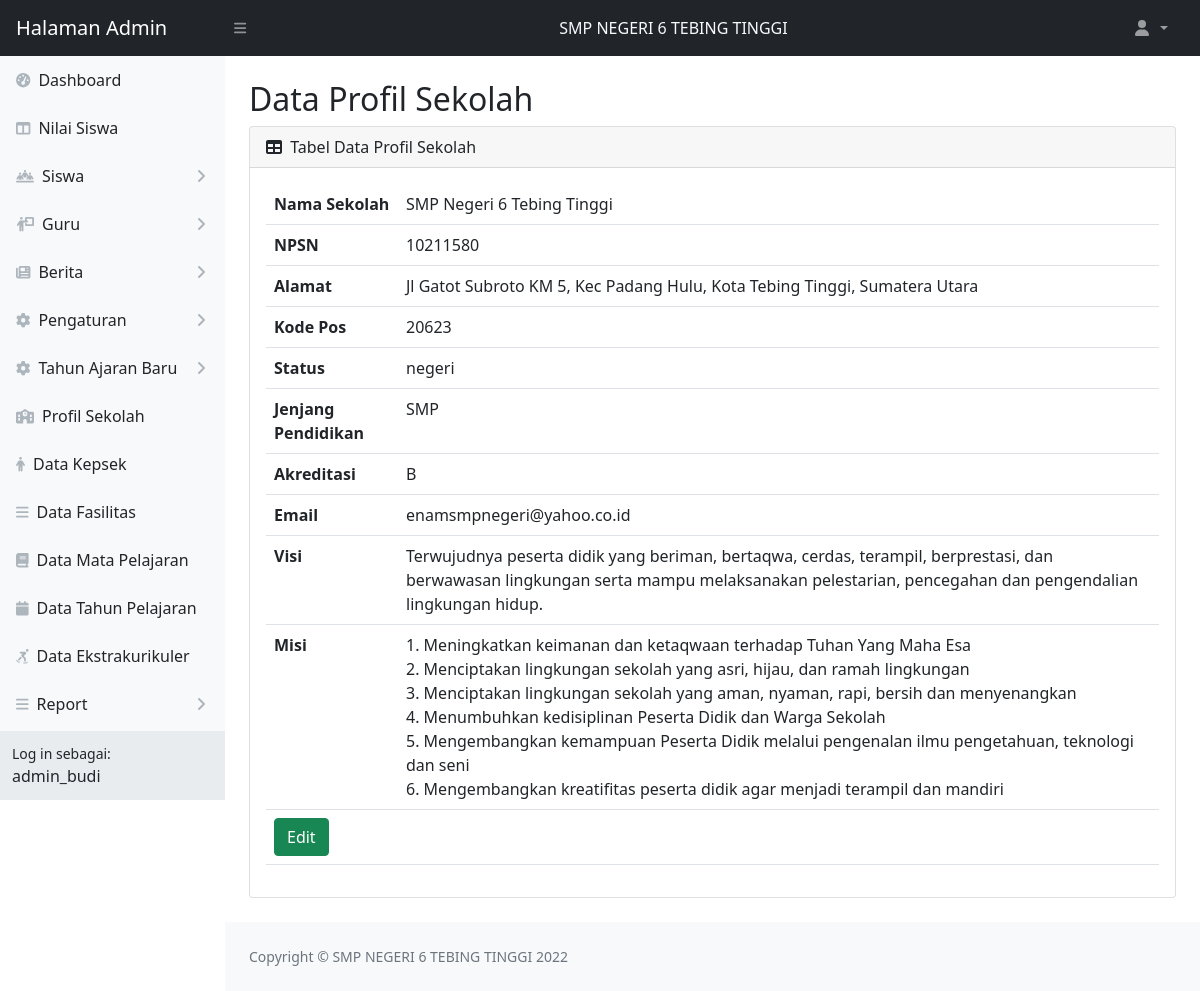
Screenshot of /web_app/admin/profil-sekolah.php (signed in) with the database file from the repository.
### tables this page shows
CREATE TABLE `akun_admin` (
  `admin_id` int(11) NOT NULL,
  `username` varchar(15) NOT NULL,
  `nama_lengkap` varchar(50) NOT NULL,
  `password` varchar(60) NOT NULL
);

CREATE TABLE `profil_sekolah` (
  `id` int(11) NOT NULL,
  `nama` varchar(30) NOT NULL,
  `npsn` char(8) NOT NULL,
  `alamat` text NOT NULL,
  `kode_pos` char(5) NOT NULL,
  `status` char(6) NOT NULL,
  `jenjang_pendidikan` char(3) NOT NULL,
  `akreditasi` enum('A','B','C') NOT NULL,
  `email` varchar(35) NOT NULL,
  `visi` text DEFAULT NULL,
  `misi` text DEFAULT NULL
);

### web_app/admin/profil-sekolah.php (the view, shortened to what this page needs)
<?php
    include 'koneksi.php';
    $admin = "SELECT username, nama_lengkap FROM akun_admin WHERE admin_id = '".$_SESSION['admin_id']."'";
    $data_admin = mysqli_query($koneksi, $admin);
    $get = mysqli_fetch_object($data_admin);
?>
<!DOCTYPE html>
<html lang="en">
    <head>
        <link href="https://cdn.jsdelivr.net/npm/simple-datatables@latest/dist/style.css" rel="stylesheet" />
        <link href="css/styles.css" rel="stylesheet" />
    </head>
    <body class="sb-nav-fixed">
        <?php
            include 'topnavbar.php';
            include 'sidebar.php';
        ?>
        <div id="layoutSidenav_content">
            <main>
                <div class="container-fluid px-4">
                    <h2 class="mt-4">Data Profil Sekolah</h2>
                    <div class="card mb-4">
                        <div class="card-header">
                            <i class="fas fa-table me-1"></i>
                            Tabel Data Profil Sekolah
                        </div>
                        <div class="card-body">
                            <table class="table">
                            <?php
                                $datasekolah = "SELECT id, nama, npsn, alamat, kode_pos, status, jenjang_pendidikan, akreditasi, email, visi, misi FROM profil_sekolah";
                                $sekolah=mysqli_query($koneksi, $datasekolah);
                                $data = mysqli_fetch_array($sekolah);
                            ?>
                                <tbody>
                                    <tr>
                                        <th>Nama Sekolah</th>
                                        <td><?php echo $data['nama']?></td>
                                    </tr>
                                    <tr>
                                        <th>NPSN</th>
                                        <td><?php echo $data['npsn']?></td>
                                    </tr>
                                    <tr>
                                        <th>Alamat</th>
                                        <td><?php echo $data['alamat']?></td>
                                    </tr>
                                    <tr>
                                        <th>Kode Pos</th>
                                        <td><?php echo $data['kode_pos']?></td>
                                    </tr>
                                    <tr>
                                        <th>Status</th>
                                        <td><?php echo $data['status']?></td>
                                    </tr>
                                    <tr>
                                        <th>Jenjang Pendidikan</th>
                                        <td><?php echo $data['jenjang_pendidikan']?></td>
                                    </tr>
                                    <tr>
                                        <th>Akreditasi</th>
                                        <td><?php echo $data['akreditasi']?></td>
                                    </tr>
                                    <tr>
                                        <th>Email</th>
                                        <td><?php echo $data['email']?></td>
                                    </tr>
                                    <tr>
                                        <th>Visi</th>
                                        <td><?php echo $data['visi']?></td>
                                    </tr>
                                    <tr>
                                        <th>Misi</th>
                                        <td><?php echo nl2br($data['misi']);?></td>
                                    </tr>
                                    <tr>
                                        <td colspan='2'>
                                            <a class="btn btn-success" href="update-sekolah.php?idsekolah=<?php echo $data['id']?>">Edit</a>
                                        </td>
                                    </tr>
                                </tbody>
                            </table>
                        </div>
                    </div>
                </div>
            </main>
            <?php
                include 'footer.php';
            ?>
        </div>
    </div>
</body>
</html>

### web_app/admin/sidebar.php (shortened to what this page needs)
<div id="layoutSidenav">
            <div id="layoutSidenav_nav">
                <nav class="sb-sidenav accordion sb-sidenav-light" id="sidenavAccordion">
                    <div class="sb-sidenav-menu">
                        <div class="nav">
                            <a class="nav-link" href="index.php">
                                <div class="sb-nav-link-icon"><i class="fas fa-tachometer-alt"></i></div>
                                Dashboard
                            </a>
                            <a class="nav-link" href="tabel-nilai.php">
                                <div class="sb-nav-link-icon"><i class="fas fa-columns"></i></div>
                                Nilai Siswa
                            </a>
                                    <a class="nav-link collapsed" href="#" data-bs-toggle="collapse" data-bs-target="#pagesCollapseSiswa" aria-expanded="false" aria-controls="pagesCollapseAuth">
                                        <div class="sb-nav-link-icon"><i class="fas fa-people-line"></i></div>
                                        Siswa
                                        <div class="sb-sidenav-collapse-arrow"><i class="fas fa-angle-down"></i></div>
                                    </a>
                                    <a class="nav-link collapsed" href="#" data-bs-toggle="collapse" data-bs-target="#pagesCollapseGuru" aria-expanded="false" aria-controls="pagesCollapseAuth">
                                        <div class="sb-nav-link-icon"><i class="fas fa-person-chalkboard"></i></div>
                                        Guru
                                        <div class="sb-sidenav-collapse-arrow"><i class="fas fa-angle-down"></i></div>
                                    </a>
                                    <a class="nav-link collapsed" href="#" data-bs-toggle="collapse" data-bs-target="#pagesCollapseBerita" aria-expanded="false" aria-controls="pagesCollapseAuth">
                                        <div class="sb-nav-link-icon"><i class="fas fa-newspaper"></i></div>
                                        Berita
                                        <div class="sb-sidenav-collapse-arrow"><i class="fas fa-angle-down"></i></div>
                                    </a>
                                    <a class="nav-link collapsed" href="#" data-bs-toggle="collapse" data-bs-target="#pagesCollapsePengaturan" aria-expanded="false" aria-controls="pagesCollapseAuth">
                                        <div class="sb-nav-link-icon"><i class="fas fa-gear"></i></div>
                                        Pengaturan
                                        <div class="sb-sidenav-collapse-arrow"><i class="fas fa-angle-down"></i></div>
                                    </a>
                                    <a class="nav-link collapsed" href="#" data-bs-toggle="collapse" data-bs-target="#pagesCollapseTA" aria-expanded="false" aria-controls="pagesCollapseAuth">
                                        <div class="sb-nav-link-icon"><i class="fas fa-gear"></i></div>
                                        Tahun Ajaran Baru
                                        <div class="sb-sidenav-collapse-arrow"><i class="fas fa-angle-down"></i></div>
                                    </a>
                                    <a class="nav-link" href="profil-sekolah.php">
                                        <div class="sb-nav-link-icon"><i class="fas fa-school"></i></div>
                                        Profil Sekolah
                                    </a>
                                    <a class="nav-link" href="tabel-kepsek.php">
                                        <div class="sb-nav-link-icon"><i class="fas fa-person"></i></div>
                                        Data Kepsek
                                    </a>
                                    <a class="nav-link" href="tabel-fasilitas.php">
                                        <div class="sb-nav-link-icon"><i class="fas fa-bars"></i></div>
                                        Data Fasilitas
                                    </a>
                                    <a class="nav-link" href="tabel-matapelajaran.php">
                                        <div class="sb-nav-link-icon"><i class="fas fa-book"></i></div>
                                        Data Mata Pelajaran
                                    </a>
                                    <a class="nav-link" href="tabel-tahunpelajaran.php">
                                        <div class="sb-nav-link-icon"><i class="fas fa-calendar"></i></div>
                                        Data Tahun Pelajaran
                                    </a>
                                    <a class="nav-link" href="tabel-ekstrakurikuler.php">
                                        <div class="sb-nav-link-icon"><i class="fas fa-person-skating"></i></div>
                                        Data Ekstrakurikuler
                                    </a>
                                    <a class="nav-link collapsed" href="#" data-bs-toggle="collapse" data-bs-target="#pagesCollapseReport" aria-expanded="false" aria-controls="pagesCollapseAuth">
                                        <div class="sb-nav-link-icon"><i class="fas fa-bars"></i></div>
                                        Report
                                        <div class="sb-sidenav-collapse-arrow"><i class="fas fa-angle-down"></i></div>
                                    </a>
                                    <a class="nav-link collapsed" href="#" data-bs-toggle="collapse" data-bs-target="#pagesCollapseTrash" aria-expanded="false" aria-controls="pagesCollapseAuth">
                                    </a>
                        </div>
                    </div>
                    <div class="sb-sidenav-footer">
                        <div class="small">Log in sebagai:</div>
                        <?php echo $get->username ?>
                    </div>
                </nav>
            </div>

### rows the page displays
akun_admin: username "admin_budi"
profil_sekolah: nama "SMP Negeri 6 Tebing Tinggi", npsn "10211580", alamat "Jl Gatot Subroto KM 5, Kec Padang Hulu, Kota Tebing Tinggi, Sumatera Utara", kode_pos "20623", status "negeri", jenjang_pendidikan "SMP", akreditasi "B", email "enamsmpnegeri@yahoo.co.id", visi "Terwujudnya peserta didik yang beriman, bertaqwa, cerdas, terampil, berprestasi, dan berwawasan lingkungan serta mampu melaksanakan pelestarian, pencegahan dan pengendalian lingkungan hidup.", misi "1. Meningkatkan keimanan dan ketaqwaan terhadap Tuhan Yang Maha Esa 2. Menciptakan lingkungan sekolah yang asri, hijau, dan ramah lingkungan 3. Menciptakan lingkungan sekolah yang aman, nyaman, rapi, bersih dan menyenangkan 4. Menumbuhkan kedisiplinan Peserta Didik dan Warga Sekolah 5. Mengembangkan kemampuan Peserta Didik melalui pengenalan ilmu pengetahuan, teknologi dan seni 6. Mengembangkan kreatifitas peserta didik agar menjadi terampil dan mandiri"
